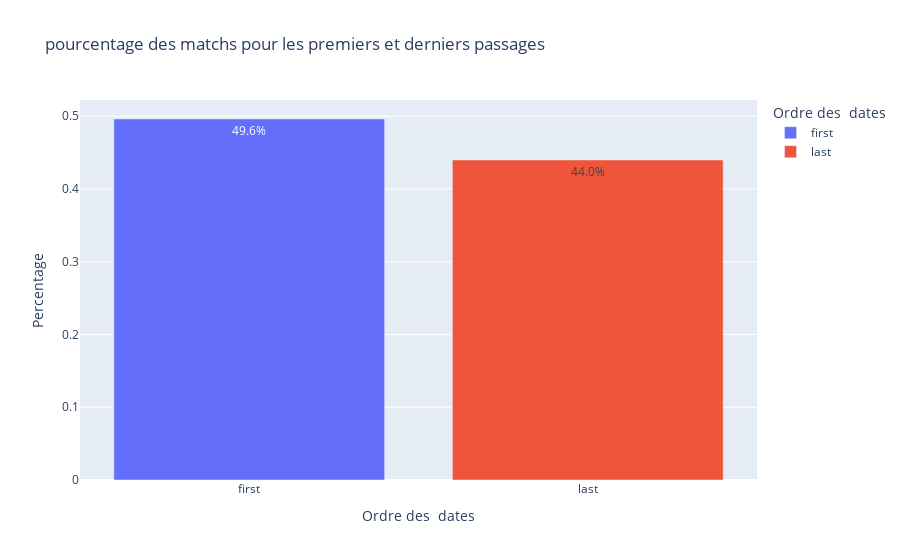

The code cell stored with this chart in its notebook:
### Markdown cell above
# D-Pour ce qui est d'obtenir un deuxième rendez-vous, est-il préférable d'être le premier speed date de la soirée ou le dernier ?

### Code cell
df['First_or_last'] = df.apply(lambda x: 'first' 
                               if x['order']==1 
                               else 'last' if x['order']==x['round']
                                else 'middle', axis=1)

#pourcentage des valeurs pour les premiers passages et les derniers 

percentage_match = df.groupby(by='First_or_last')['dec'].mean().loc[['first', 'last']]

#Plotting the result
fig = px.bar(percentage_match, text_auto='.1%', title='pourcentage des matchs pour les premiers et derniers passages',
             labels={'First_or_last':'Ordre des  dates', "value":"Percentage"},
             orientation='v',
             color=percentage_match.index)
fig.update_layout()
fig.show()

### Figure 1 — Plotly figure (JSON) as saved in the notebook; plotly's stock layout.template omitted (floating-point values rounded to 4 significant figures)
{"data": [{"alignmentgroup": "True", "hovertemplate": "Ordre des  dates=%{x}<br>Percentage=%{y}<extra></extra>", "legendgroup": "first", "marker": {"color": "#636efa", "pattern": {"shape": ""}}, "name": "first", "offsetgroup": "first", "orientation": "v", "showlegend": true, "textposition": "auto", "texttemplate": "%{y:.1%}", "type": "bar", "x": ["first"], "xaxis": "x", "y": [0.4962], "yaxis": "y"}, {"alignmentgroup": "True", "hovertemplate": "Ordre des  dates=%{x}<br>Percentage=%{y}<extra></extra>", "legendgroup": "last", "marker": {"color": "#EF553B", "pattern": {"shape": ""}}, "name": "last", "offsetgroup": "last", "orientation": "v", "showlegend": true, "textposition": "auto", "texttemplate": "%{y:.1%}", "type": "bar", "x": ["last"], "xaxis": "x", "y": [0.4399], "yaxis": "y"}], "layout": {"barmode": "relative", "legend": {"title": {"text": "Ordre des  dates"}, "tracegroupgap": 0}, "title": {"text": "pourcentage des matchs pour les premiers et derniers passages"}, "xaxis": {"anchor": "y", "categoryarray": ["first", "last"], "categoryorder": "array", "domain": [0, 1], "title": {"text": "Ordre des  dates"}}, "yaxis": {"anchor": "x", "domain": [0, 1], "title": {"text": "Percentage"}}}}
